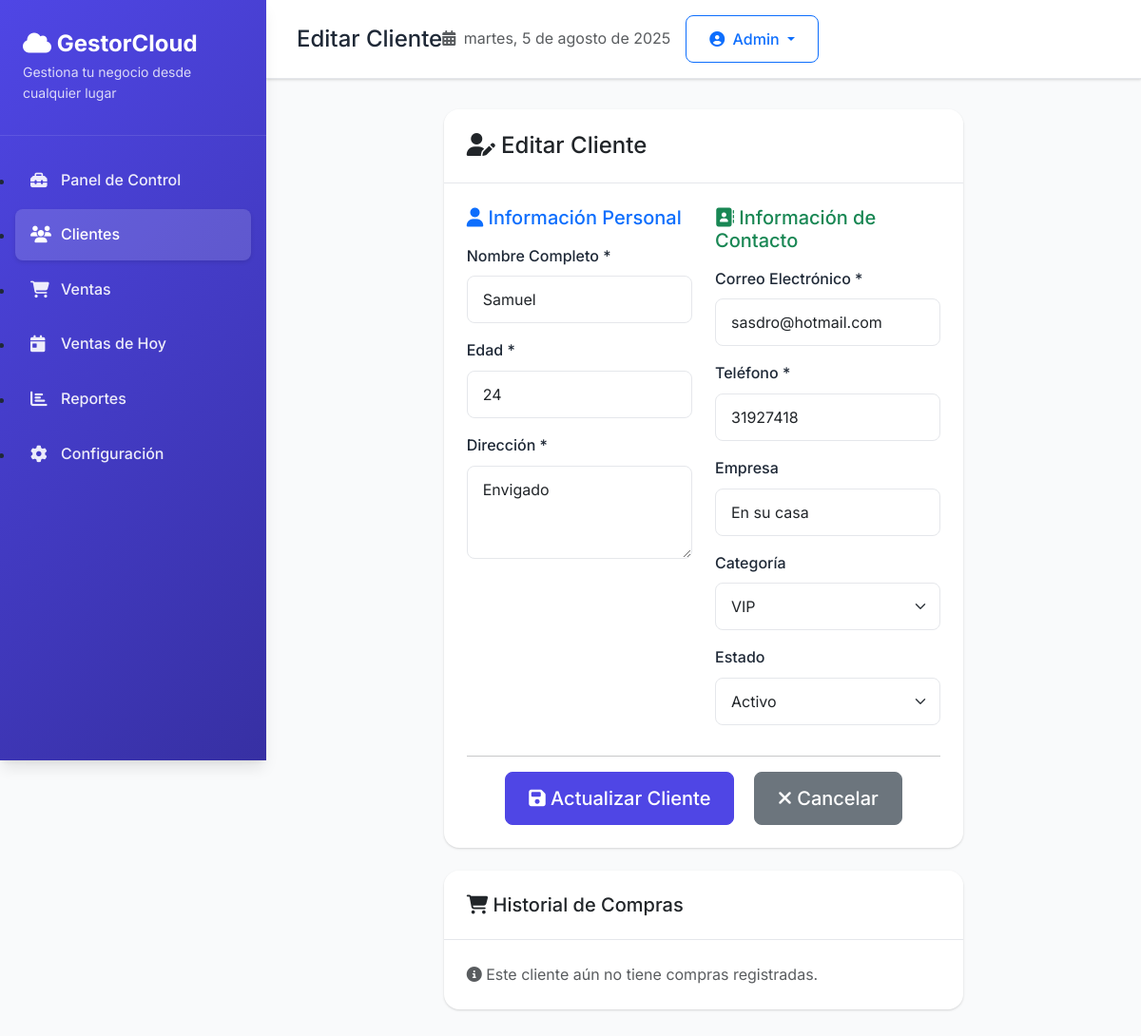
Page /clientes/6/editar on the committed database.
### tables this page shows
CREATE TABLE clientes (
                    id_cliente INTEGER PRIMARY KEY AUTOINCREMENT,
                    nombre_completo TEXT NOT NULL,
                    edad INTEGER NOT NULL,
                    direccion TEXT NOT NULL,
                    correo TEXT UNIQUE NOT NULL,
                    telefono TEXT NOT NULL,
                    empresa TEXT DEFAULT '',
                    categoria TEXT DEFAULT 'Regular',
                    estado TEXT DEFAULT 'Activo',
                    fecha_registro TEXT NOT NULL,
                    ultima_actualizacion TEXT NOT NULL,
                    notas TEXT DEFAULT '',
                    valor_total_compras REAL DEFAULT 0.0,
                    numero_compras INTEGER DEFAULT 0,
                    ultima_compra TEXT DEFAULT '',
                    descuento_cliente REAL DEFAULT 0.0
                );

### web/app.py (the view)
@app.get("/clientes/{cliente_id}/editar", response_class=HTMLResponse)
async def editar_cliente_form(request: Request, cliente_id: int):
    cliente = db.obtener_cliente(cliente_id)
    if not cliente:
        raise HTTPException(status_code=404, detail="Cliente no encontrado")
    return templates.TemplateResponse("cliente_form.html", {
        "request": request,
        "cliente": cliente,
        "categorias": CATEGORIAS_CLIENTE,
        "estados": ESTADOS_CLIENTE,
        "page": "clientes",
        "action": "editar"
    })

### web/templates/cliente_form.html (shortened to what this page needs)
{% extends "base.html" %}
{% block page_title %}
{% if cliente %}Editar Cliente{% else %}Registrar Nuevo Cliente{% endif %}
{% endblock %}
{% block content %}
<div class="container">
    <div class="row justify-content-center">
        <div class="col-md-8">
            <div class="card">
                <div class="card-header">
                    <h4 class="mb-0">
                        {% if cliente %}
                            <i class="fas fa-user-edit"></i> Editar Cliente
                        {% else %}
                            <i class="fas fa-user-plus"></i> Nuevo Cliente
                        {% endif %}
                    </h4>
                </div>
                <div class="card-body">
                    <form id="clienteForm" onsubmit="handleSubmit(event)">
                        <div class="row">
                            <div class="col-md-6">
                                <h5 class="text-primary mb-3">
                                    <i class="fas fa-user"></i> Información Personal
                                </h5>
                                <div class="mb-3">
                                    <label for="nombre_completo" class="form-label">Nombre Completo *</label>
                                    <input type="text" class="form-control" id="nombre_completo" name="nombre_completo"
                                           value="{% if cliente %}{{ cliente.nombre_completo }}{% endif %}" required>
                                </div>
                                <div class="mb-3">
                                    <label for="edad" class="form-label">Edad *</label>
                                    <input type="number" class="form-control" id="edad" name="edad"
                                           value="{% if cliente %}{{ cliente.edad }}{% endif %}" min="1" max="120" required>
                                </div>
                                <div class="mb-3">
                                    <label for="direccion" class="form-label">Dirección *</label>
                                    <textarea class="form-control" id="direccion" name="direccion" rows="3" required>{% if cliente %}{{ cliente.direccion }}{% endif %}</textarea>
                                </div>
                            </div>
                            <div class="col-md-6">
                                <h5 class="text-success mb-3">
                                    <i class="fas fa-address-book"></i> Información de Contacto
                                </h5>
                                <div class="mb-3">
                                    <label for="correo" class="form-label">Correo Electrónico *</label>
                                    <input type="email" class="form-control" id="correo" name="correo"
                                           value="{% if cliente %}{{ cliente.correo }}{% endif %}" required>
                                </div>
                                <div class="mb-3">
                                    <label for="telefono" class="form-label">Teléfono *</label>
                                    <input type="tel" class="form-control" id="telefono" name="telefono"
                                           value="{% if cliente %}{{ cliente.telefono }}{% endif %}" required>
                                </div>
                                <div class="mb-3">
                                    <label for="empresa" class="form-label">Empresa</label>
                                    <input type="text" class="form-control" id="empresa" name="empresa"
                                           value="{% if cliente %}{{ cliente.empresa }}{% endif %}">
                                </div>
                                <div class="mb-3">
                                    <label for="categoria" class="form-label">Categoría</label>
                                    <select class="form-select" id="categoria" name="categoria">
                                        <option value="VIP" {% if cliente and cliente.categoria == 'VIP' %}selected{% endif %}>VIP</option>
                                    </select>
                                </div>
                                {% if cliente %}
                                <div class="mb-3">
                                    <label for="estado" class="form-label">Estado</label>
                                    <select class="form-select" id="estado" name="estado">
                                        <option value="Activo" {% if cliente.estado == 'Activo' %}selected{% endif %}>Activo</option>
                                    </select>
                                </div>
                                {% endif %}
                            </div>
                        </div>
                        <hr>
                        <div class="row">
                            <div class="col-12 text-center">
                                <button type="submit" class="btn btn-primary btn-lg me-3">
                                    <i class="fas fa-save"></i>
                                    {% if cliente %}Actualizar Cliente{% else %}Registrar Cliente{% endif %}
                                </button>
                                <a href="/clientes" class="btn btn-secondary btn-lg">
                                    <i class="fas fa-times"></i> Cancelar
                                </a>
                            </div>
                        </div>
                    </form>
                </div>
            </div>
            {% if cliente %}
            <div class="card mt-4">
                <div class="card-header">
                    <h5 class="mb-0">
                        <i class="fas fa-shopping-cart"></i> Historial de Compras
                    </h5>
                </div>
                <div class="card-body">
                    {% if cliente.ventas %}
                        <div class="table-responsive">
                            <table class="table table-striped">
                                <thead>
                                    <tr>
                                        <th>Fecha</th>
                                        <th>Productos</th>
                                        <th>Valor</th>
                                        <th>Método de Pago</th>
                                    </tr>
                                </thead>
                                <tbody>
                                    {% for venta in cliente.ventas %}
                                    <tr>
                                        <td>{{ venta.fecha.strftime('%d/%m/%Y') }}</td>
                                        <td>{{ venta.productos }}</td>
                                        <td>${{ "{:,.0f}".format(venta.valor_total) }}</td>
                                        <td>{{ venta.metodo_pago }}</td>
                                    </tr>
                                    {% endfor %}
                                </tbody>
                            </table>
                        </div>
                        <div class="mt-3">
                            <strong>Total Compras: </strong>
                            <span class="text-success">${{ "{:,.0f}".format(cliente.valor_total_compras) }}</span>
                        </div>
                    {% else %}
                        <p class="text-muted mb-0">
                            <i class="fas fa-info-circle"></i>
                            Este cliente aún no tiene compras registradas.
                        </p>
                    {% endif %}
                </div>
            </div>
            {% endif %}
        </div>
    </div>
</div>
{% endblock %}

### web/templates/base.html (style rules this page uses)
:root { --primary-color: #4f46e5; --primary-dark: #3730a3; --secondary-color: #f8fafc; --success-color: #10b981; --warning-color: #f59e0b; --danger-color: #ef4444; --dark-color: #1f2937; --light-color: #f9fafb; --border-color: #e5e7eb; --shadow: 0 1px 3px 0 rgba(0, 0, 0, 0.1), 0 1px 2px 0 rgba(0, 0, 0, 0.06); --shadow-lg: 0 10px 15px -3px rgba(0, 0, 0, 0.1), 0 4px 6px -2px rgba(0, 0, 0, 0.05); }
* { margin: 0; padding: 0; box-sizing: border-box; }
body { font-family: "Inter", sans-serif; background-color: var(--light-color); color: var(--dark-color); line-height: 1.6; }
.card { border: none; box-shadow: var(--shadow); border-radius: 1rem; overflow: hidden; transition: all 0.2s ease; }
.card-header { background: white; border-bottom: 1px solid var(--border-color); padding: 1.5rem; font-weight: 600; }
.card-body { padding: 1.5rem; }
.btn { border-radius: 0.5rem; font-weight: 500; padding: 0.75rem 1.5rem; transition: all 0.2s ease; }
.btn-primary { background: var(--primary-color); border-color: var(--primary-color); }
.form-control, .form-select { border-radius: 0.5rem; border: 1px solid var(--border-color); padding: 0.75rem 1rem; transition: all 0.2s ease; }
.form-label { font-weight: 500; color: var(--dark-color); margin-bottom: 0.5rem; }
.fade-in { animation: fadeIn 0.5s ease-in; }

### rows in the picture
clientes: nombre_completo "Samuel", edad "24", direccion "Envigado", correo "sasdro@hotmail.com", telefono "31927418", empresa "En su casa", categoria "VIP", estado "Activo"
